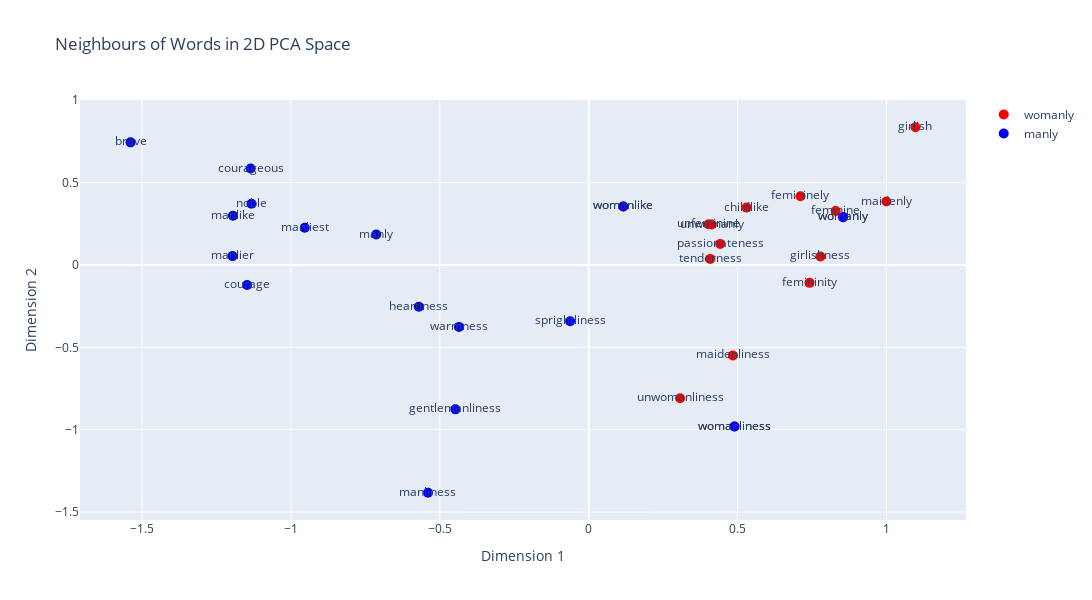

The notebook cell this image was saved under:
### Code cell
visualise_neighbours(second_period_model, ["womanly", "manly"], 15, list_of_colours)

### Figure 1 — Plotly figure (JSON) as saved in the notebook; plotly's stock layout.template omitted (floating-point values rounded to 4 significant figures)
{"data": [{"marker": {"color": "red", "size": 10}, "mode": "markers+text", "name": "womanly", "text": ["womanly", "unwomanly", "womanliness", "womanlike", "femininely", "unwomanliness", "tenderness", "feminine", "girlish", "unfeminine", "girlishness", "passionateness", "femininity", "maidenly", "childlike", "maidenliness"], "type": "scatter", "x": [0.8544, 0.4131, 0.4897, 0.1163, 0.7113, 0.307, 0.4084, 0.8295, 1.097, 0.4026, 0.7782, 0.4415, 0.7419, 0.9999, 0.5301, 0.4842], "y": [0.2905, 0.2453, -0.9808, 0.3555, 0.4168, -0.8092, 0.03688, 0.3279, 0.8362, 0.2468, 0.05184, 0.128, -0.1086, 0.3854, 0.3483, -0.5493]}, {"marker": {"color": "blue", "size": 10}, "mode": "markers+text", "name": "manly", "text": ["manly", "manliness", "womanly", "gentlemanliness", "manlier", "courageous", "manliest", "sprightliness", "brave", "womanlike", "manlike", "courage", "womanliness", "warmness", "heartiness", "noble"], "type": "scatter", "x": [-0.7134, -0.5396, 0.8544, -0.4474, -1.196, -1.135, -0.9534, -0.06225, -1.538, 0.1163, -1.195, -1.147, 0.4897, -0.4356, -0.5705, -1.132], "y": [0.1849, -1.383, 0.2905, -0.8764, 0.05385, 0.5854, 0.2261, -0.3418, 0.7445, 0.3555, 0.299, -0.1214, -0.9808, -0.3759, -0.2535, 0.3714]}], "layout": {"height": 600, "title": {"text": "Neighbours of Words in 2D PCA Space"}, "width": 1200, "xaxis": {"title": {"text": "Dimension 1"}}, "yaxis": {"title": {"text": "Dimension 2"}}}}
